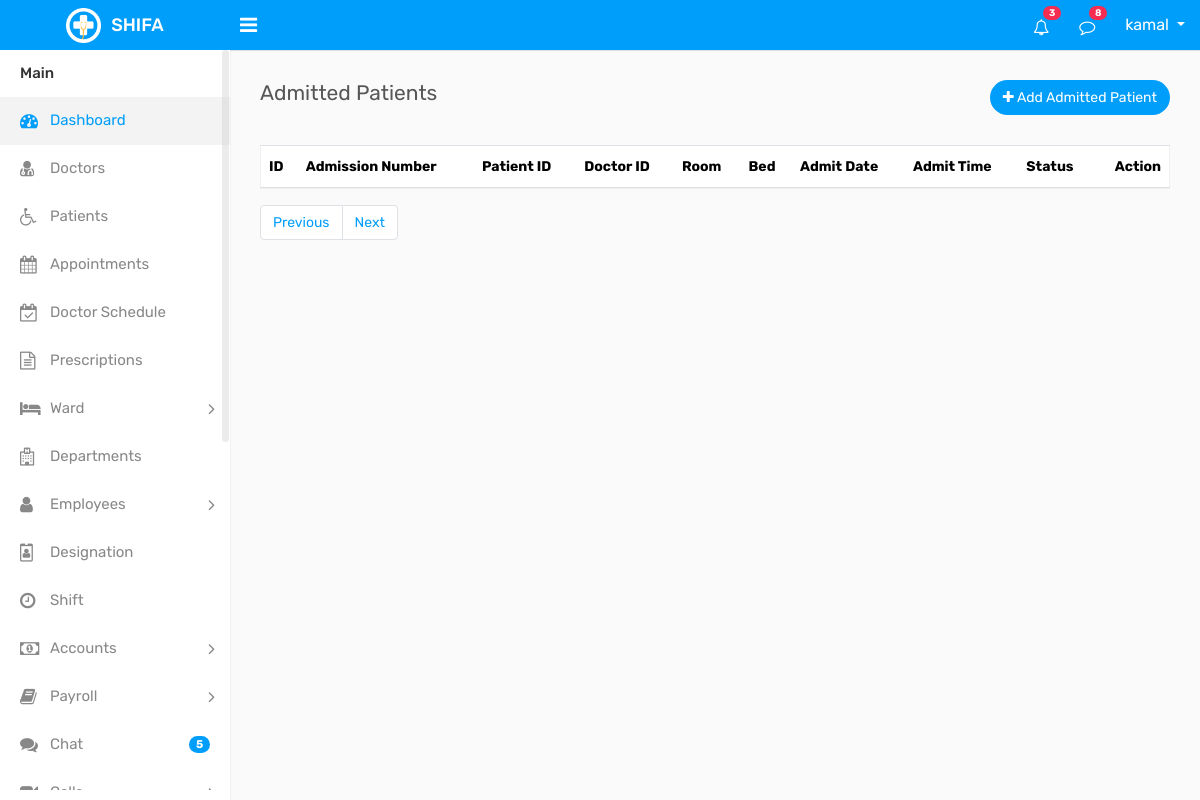
The page /ward/patients_discharge/admitted_patient_list.php (signed in) on the database as committed earlier.
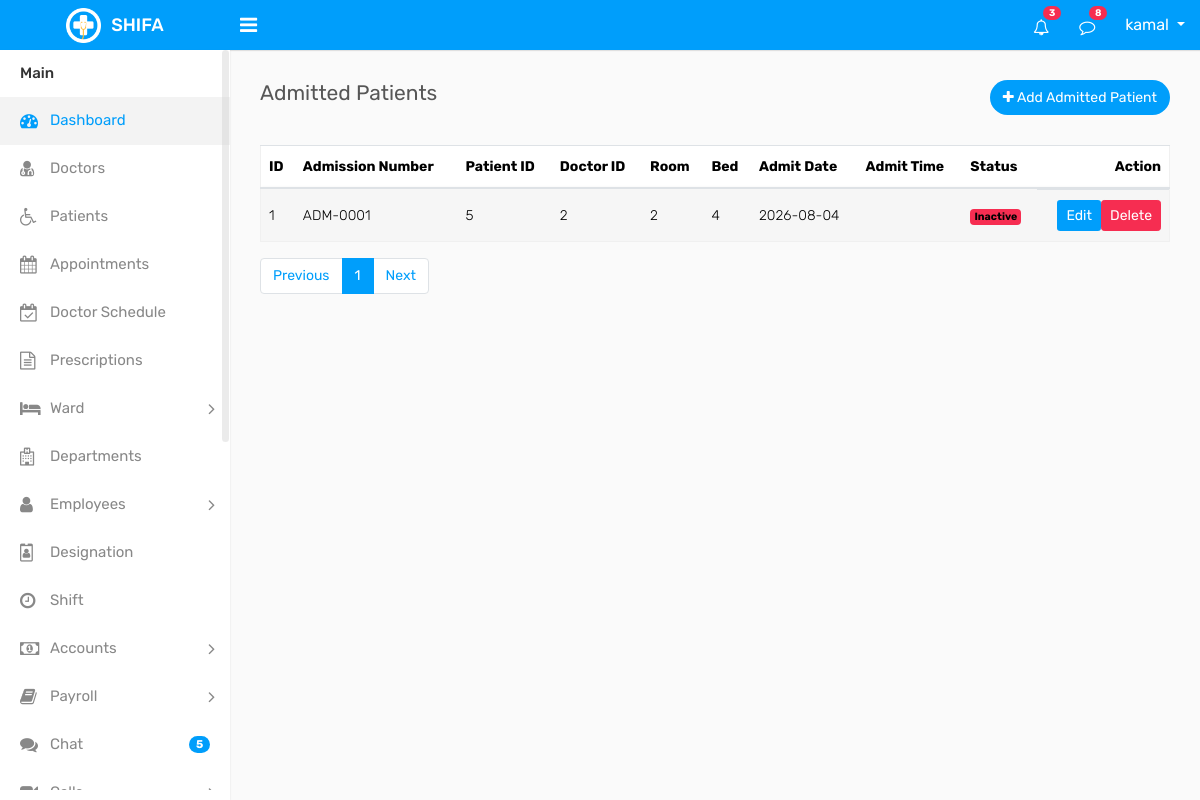
The same page on the database as committed later.
### tables this page shows
CREATE TABLE `patient_admissions` (
  `id` int(11) NOT NULL,
  `admission_no` varchar(30) DEFAULT NULL,
  `patient_id` int(11) DEFAULT NULL,
  `doctor_id` int(11) DEFAULT NULL,
  `room_id` int(11) DEFAULT NULL,
  `bed_id` int(11) DEFAULT NULL,
  `admission_date` date DEFAULT NULL,
  `admission_time` time DEFAULT NULL,
  `discharge_date` date DEFAULT NULL,
  `discharge_time` time DEFAULT NULL,
  `reason` varchar(255) DEFAULT NULL,
  `status` int(2) DEFAULT NULL COMMENT '0=inactive, 1=active',
  `created_at` timestamp NULL DEFAULT NULL,
  `updated_at` timestamp NULL DEFAULT NULL,
  `deleted_at` datetime DEFAULT NULL
);

### crud/crud_class.php (called while the page is built, shortened)
<?php
class crud_class{
    private $host = "localhost";
    private $username = "root";
    private $password = "";
    private $database = "shifa";
    public $conn;
    public function __construct(){
        $this->conn = new mysqli($this->host, $this->username, $this->password, $this->database);
    }
    public function common_select($table, $columns = "*", $where = [],$where_condition = "AND", $order_by = "",
        $sort_order = "ASC",$limit = "",$offset = ""){
        $result=[
            "status"=>false,
            "data"=>[],
            "message"=>""
        ];
        $sql = "SELECT $columns FROM $table";
        if(!empty($where)){
            $where_clauses = [];
            foreach($where as $column => $value){
                $where_clauses[] = "$table" . "." . "$column = '" . $this->conn->real_escape_string($value) . "'";
            }
            $sql .= " WHERE " . implode(" $where_condition ", $where_clauses);
            $sql .= " AND deleted_at IS NULL";
        }else{
            $sql .= " WHERE deleted_at IS NULL";
        }
        if(!empty($order_by)){
            $sql .= " ORDER BY $order_by $sort_order";
        }
        if(!empty($limit)){
            $sql .= " LIMIT $limit";
        }
        $rs = $this->conn->query($sql);
        if($rs->num_rows > 0){
            $result["status"] = true;
            $result["message"] = "Records found";
            while($row = $rs->fetch_object()){
                $result["data"][] = $row;
            }
            return $result;
        } else {
            $result["message"] = "No records found";
            return $result;
        }
    }
    public function number_of_records($table){
        $sql = "SELECT COUNT(*) as total FROM $table";
        $rs = $this->conn->query($sql);
        if($rs->num_rows > 0){
            $row = $rs->fetch_object();
            return $row->total;
        } else {
            return 0;
        }
    }
}

### component/connection.php (called while the page is built, shortened)
<?php
    $base_url = "http://localhost/shifa/";
    require_once  ($_SERVER['DOCUMENT_ROOT'] . "/shifa/crud/crud_class.php");
    $crud = new crud_class();
?>

### ward/patients_discharge/admitted_patient_list.php (the view, shortened to what the changed rows need)
<?php require_once "../../component/header.php"; ?>
<?php require_once "../../component/sidebar.php"; ?>
        <div class="page-wrapper">
            <div class="content">
                <div class="row">
                    <div class="col-md-12">
                        <div class="table-responsive">
                            <table class="table table-striped custom-table mb-0 datatable">
                                <thead>
                                    <tr>
                                        <th>ID</th>
                                        <th>Admission Number</th>
                                        <th>Patient ID</th>
                                        <th>Doctor ID</th>
                                        <th>Room</th>
                                        <th>Bed</th>
                                        <th>Admit Date</th>
                                        <th>Admit Time</th>
                                        <th>Status</th>
                                        <th class="text-right">Action</th>
                                    </tr>
                                </thead>
                                <tbody>
                                    <tr>
                                        <?php
                                        if(isset($_GET['page']) && is_numeric($_GET['page'])){
                                            $page = (int)$_GET['page'];
                                        } else {
                                            $page = 1;
                                        }
                                        $patient_admissions = $crud->common_select("patient_admissions",'*',[],'AND','id','ASC',10,($page-1)*10);
                                        if($patient_admissions['status']){
                                        foreach ($patient_admissions['data'] as $admission) { ?>
                                        <td><?= $admission->id ?></td>
                                        <td><?= $admission->admission_no ?></td>
                                        <td><?= $admission->patient_id ?></td>
                                        <td><?= $admission->doctor_id ?></td>
                                        <td><?= $admission->room_id ?></td>
                                        <td><?= $admission->bed_id ?></td>
                                        <td><?= $admission->admission_date ?></td>
                                        <td><?= $admission->admission_time ?></td>
                                        <td>
                                            <?php if ($admission->status == '1') { ?>
                                            <span class="badge bg-success">Active</span>
                                            <?php } else { ?>
                                            <span class="badge bg-danger">Inactive</span>
                                            <?php } ?>
                                        </td>
                                        <td class="d-flex justify-content-end">
                                            <a href="<?= $base_url ?>ward/patients_addmission/edit_admitted_patient.php?id=<?= $admission->id ?>" class="btn btn-sm btn-primary mb-2 mb-lg-0 me-0 me-lg-2">Edit</a>
                                            <a onclick="return confirm('Are you sure you want to delete this patient admission?');" href="<?= $base_url ?>ward/patients_addmission/delete_admitted_patient.php?id=<?= $admission->id ?>" class="btn btn-sm btn-danger">Delete</a>
                                        </td>
                                    </tr>
                                            <?php } } ?>
                                </tbody>
                            </table>
                        </div>
                        <div class="pb-3 ps-3 mt-3 d-flex justify-content-center justify-content-md-between justify-content-lg-between flex-wrap flex-md-nowrap">
                <nav aria-label="Page navigation" class="mb-3 mb-md-0 mb-lg-0">
                  <?php
                      $total_records = $crud->number_of_records("patient_admissions");
                      $records_per_page = 10;
                      $total_pages = ceil($total_records / $records_per_page);
                  ?>
                  <ul class="pagination">
                    <?php for ($i = 1; $i <= $total_pages; $i++) { ?>
                      <li class="page-item <?= ($i == $page) ? 'active' : '' ?>"><a class="page-link" href="<?= $base_url ?>ward/patients_addmission/admitted_patient_list.php?page=<?= $i ?>"><?= $i ?></a></li>
                    <?php } ?>
                  </ul>
              </nav>
            </div>
        </div>
    </div>
</div>
        </div>
    </div>
<?php require_once "../../component/footer.php"; ?>

Rows that differ between the two databases and show on the page:
added patient_admissions: id "1", admission_no "ADM-0001", patient "5", doctor "2", room "2", bed "4", admission_date "2026-08-04", shows "Inactive"
Other text that changed with them:
new list line: "1"
